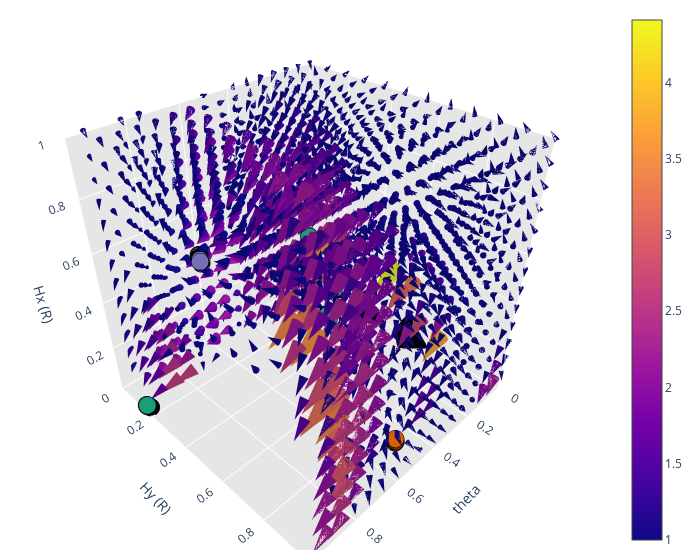

This figure's notebook cell:
### Code cell
#Plot 3D scatter using Plotly for each one
#Headbutt = 3

colorV = (117.0/255.0,112.0/255.0,179.0/255.0)
colorO = (231.0/255.0,41.0/255.0,138.0/255.0)
colorSF = (27.0/255.0,158.0/255.0,119.0/255.0)
colorHB = (217.0/255.0,95.0/255.0,2.0/255.0)

endData['w'] = 0.0
for idx in range(len(endData['ThetaBW'])):
    w1 = (180.0*endData.loc[idx,'ThetaBW']/np.pi - endData.loc[idx,'parThetaBW'])/endData.loc[idx,'Nosc']
    w2 = (180.0*endData.loc[idx,'ThetaBW']/np.pi - endData.loc[idx,'parThetaBW']+360.0)/endData.loc[idx,'Nosc']
    w3 = (180.0*endData.loc[idx,'ThetaBW']/np.pi - endData.loc[idx,'parThetaBW']-360.0)/endData.loc[idx,'Nosc']
    wmin = min(abs(w1),abs(w2),abs(w3))
    endData.loc[idx,'w'] = wmin

#endData['w'] = (180.0*endData['ThetaBW']/np.pi - endData['parThetaBW'])/endData['Nosc']

df = endData.copy()

df['vmag'] = np.hypot(df['vx'],df['vy'])
df['nvx'], df['nvy'] = df['vx']/df['vmag'], df['vy']/df['vmag']
df['blank'] = 0.0


for idx in range(len(df['parThetaBW'])):
    if(df.loc[idx,'State'] == 0):
        #Diverge
        df.loc[idx,'color'] = 'rgb(127,127,127)'
    elif(df.loc[idx,'State'] == 1):
        #V-Shape
        df.loc[idx,'color'] = 'rgb(117,112,179)'
    elif(df.loc[idx,'State'] == 2):
        #In-Line
        df.loc[idx,'color'] = 'rgb(27,158,119)'
    elif(df.loc[idx,'State'] == 3):
        #Headbutt
        df.loc[idx,'color'] = 'rgb(217,95,2)'
    elif(df.loc[idx,'State'] == 4):
        #L-Shape, but In-Line
        df.loc[idx,'color'] = 'rgb(27,158,119)'

traces = [0 for a in range(3)]

traces[0] = go.Cone(
    x=(df['parThetaBW'])/360.0,
    y=(df['parHy']+6.5)/(6.5+4.5),
    z=(df['parHx']+0.25)/(0.25+6.25),
    u=df['w'],
    v=df['nvy'],
    w=df['nvx'],
    #color=df['color'],
    #colorscale='Viridis',
    #sizemode="absolute",
    sizemode="scaled",
    #anchor='tail',
    #sizeref=100.0,
    sizeref=4)

traces[1] = go.Scatter3d(
    x=df['ThetaBW']/(2.0*np.pi),
    y=(df['Hy']+6.5)/(6.5+4.5),
    z=(df['Hx']+0.25)/(0.25+6.25),
    mode='markers',
    #marker_symbol='square',
    marker=dict(
        size=6,
        #color=endData['color'],                # set color to an array/list of desired values
        color=df['color'],
        #colorscale='Viridis',   # choose a colorscale
        opacity=1.0,
        line=dict(
                color='Black',
                width=10)
    )
)

traces[2] = go.Scatter3d(
    x=[0.0,0.0],
    y=[(0.5+6.5)/(6.5+4.5),(-2.0+6.5)/(6.5+4.5)],
    z=[(0.25)/(0.25+6.25),(0.25)/(0.25+6.25)],
    mode='markers',
    #marker_symbol='square',
    marker=dict(
        size=18,
        #color=endData['color'],                # set color to an array/list of desired values
        color='Black',
        #colorscale='Viridis',   # choose a colorscale
        opacity=1.0,
        line=dict(
                color='Black',
                width=10)
    )
)

fig = go.Figure(data = traces, layout=layout)

layout = go.Layout(
    #title='Re10: 3D Phase Diagram',
    scene=dict(
        xaxis=dict(
            gridcolor='rgb(255, 255, 255)',
            zerolinecolor='rgb(255, 255, 255)',
            showbackground=True,
            backgroundcolor='rgb(230, 230,230)'
        ),
        yaxis=dict(
            gridcolor='rgb(255, 255, 255)',
            zerolinecolor='rgb(255, 255, 255)',
            showbackground=True,
            backgroundcolor='rgb(230, 230,230)'
        ),
        zaxis=dict(
            gridcolor='rgb(255, 255, 255)',
            zerolinecolor='rgb(255, 255, 255)',
            showbackground=True,
            backgroundcolor='rgb(230, 230,230)'
        )
    ),
    showlegend=False,
)

fig.update_layout(margin=dict(l=0, r=0, b=0, t=0))
fig.update_layout(scene = dict(
                    xaxis_title=r'theta',
                    yaxis_title=r'Hy (R)',
                    zaxis_title=r'Hx (R)'),
                    width=700,
                    margin=dict(r=20, b=10, l=10, t=10))

fig.update_layout(
    scene = dict(
        xaxis = dict(nticks=8, range=[0,1],),
        yaxis = dict(nticks=8, range=[0,1],),
        zaxis = dict(nticks=8, range=[0,1],),
        aspectmode='cube'))


fig.show()

### Figure 1 — Plotly figure (JSON) as saved in the notebook; plotly's stock layout.template omitted (floating-point values rounded to 4 significant figures; data arrays with more than 128 entries replaced by an {"elided": "..."} marker saying what was removed)
{"data": [{"sizemode": "scaled", "sizeref": 4, "type": "cone", "u": {"elided": "1857 float values"}, "v": {"elided": "1857 float values"}, "w": {"elided": "1857 float values"}, "x": {"elided": "1857 float values"}, "y": {"elided": "1857 float values"}, "z": {"elided": "1857 float values"}}, {"marker": {"color": {"elided": "1857 str values"}, "line": {"color": "Black", "width": 10}, "opacity": 1, "size": 6}, "mode": "markers", "type": "scatter3d", "x": {"elided": "1857 float values"}, "y": {"elided": "1857 float values"}, "z": {"elided": "1857 float values"}}, {"marker": {"color": "Black", "line": {"color": "Black", "width": 10}, "opacity": 1, "size": 18}, "mode": "markers", "type": "scatter3d", "x": [0, 0], "y": [0.6364, 0.4091], "z": [0.03846, 0.03846]}], "layout": {"margin": {"b": 10, "l": 10, "r": 20, "t": 10}, "scene": {"aspectmode": "cube", "xaxis": {"backgroundcolor": "rgb(230, 230,230)", "gridcolor": "rgb(255, 255, 255)", "nticks": 8, "range": [0, 1], "showbackground": true, "title": {"text": "theta"}, "zerolinecolor": "rgb(255, 255, 255)"}, "yaxis": {"backgroundcolor": "rgb(230, 230,230)", "gridcolor": "rgb(255, 255, 255)", "nticks": 8, "range": [0, 1], "showbackground": true, "title": {"text": "Hy (R)"}, "zerolinecolor": "rgb(255, 255, 255)"}, "zaxis": {"backgroundcolor": "rgb(230, 230,230)", "gridcolor": "rgb(255, 255, 255)", "nticks": 8, "range": [0, 1], "showbackground": true, "title": {"text": "Hx (R)"}, "zerolinecolor": "rgb(255, 255, 255)"}}, "showlegend": false, "width": 700}}
